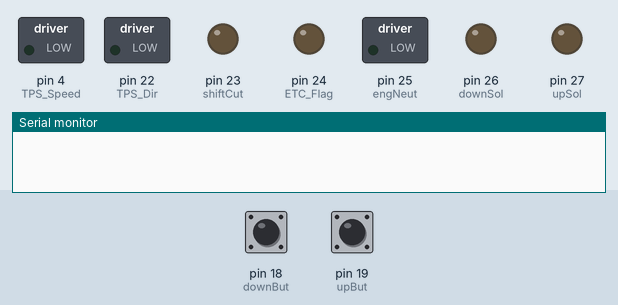
Simulated run of this sketch. Board: Arduino Mega 2560, built with avr-gcc and run on an emulated ATmega2560. On the bench: switched loads named in the sketch (green lamp = pin HIGH), output pins drawn as LEDs (lit = HIGH), the last lines printed to the serial monitor. Dashed ring = blinking. Inputs (shaded band) come from the test bench; at power-on: pin 18 (downBut) HIGH, pin 19 (upBut) HIGH.

Above: at 1.2 s.
1.3 s: pin 18 (downBut) pulled LOW for 1 s
At 1.45 s:
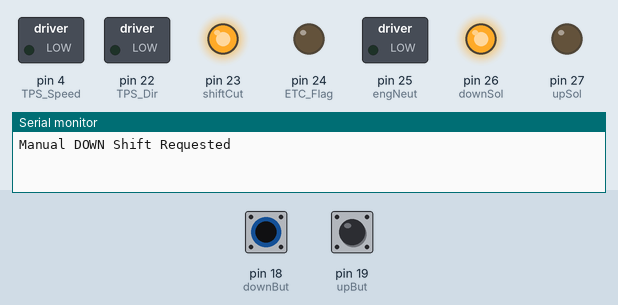
4.3 s: pin 19 (upBut) pulled LOW for 1 s
At 4.45 s:
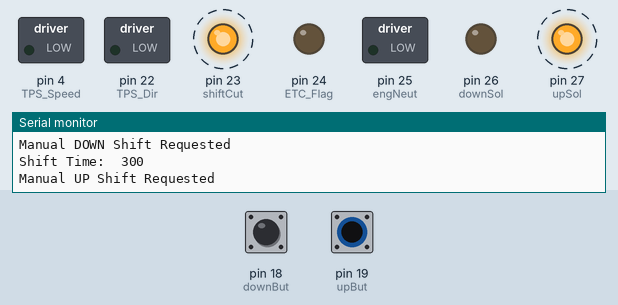
6.8 s: pin 19 (upBut) pulled LOW for 3.2 s
At 11.0 s:
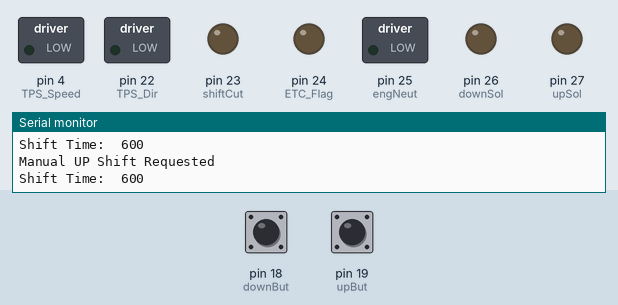
11.5 s: pin 18 (downBut) pulled LOW for 3.2 s
At 11.65 s:
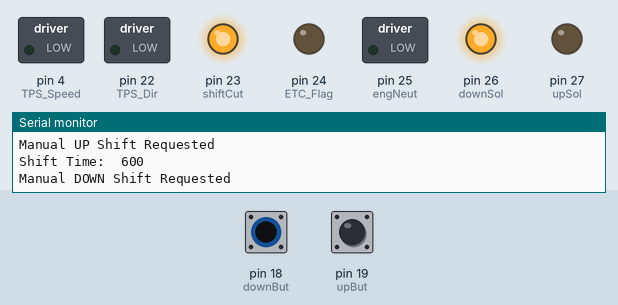
Timing chart, 0 to 16.3 s (numbered marks = the images above; inputs shaded):
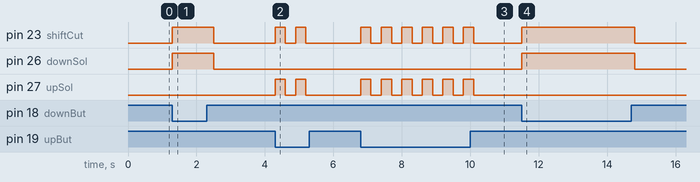

The sketch:

mcu.ino
```cpp
	//Arduino Code for Formula SAE Team MCU (Master Control Unit)
/*
// PIN DEFINITIONS
//Analog
A0. TPS1_Signal
A1. TPS2_Signal
A2. APPS1_Signal
A3. APPS2_Signal
A4. tractionSig_Signal

//PWM
PWM3. Can Intercept
PWM4. TPS_Speed

//Digital
18. DownButtonSignal (TX1)
19. UpButtonSignal	(RX1)
22. TPS_Dir
23. ShiftCut_Ard
24. ETC Error Flag
25. EngNeut_Ard
26. UpSol
27. DownSol
50. CAN_CS
51. MOSI
52. MISO
53. SCK

*/
#include <PID_v1.h>
//----------------------------Pin Definitions--------------------------------
//Analog Pins
const int TPS1Pin 	= 	A0;  //Pin of TPS1
const int TPS2Pin 	= 	A1;  //Pin of TPS2
const int APPS1Pin 	=	A2; //
const int APPS2Pin 	= 	A3;
const int tractionSig = A4;

//PWM
const int canInt 	=	3;
const int TPS_Speed = 	4; //PWM pin to motor driver

//Digital Pins
const int downBut 	= 	18; //Button from Paddle Shifts
const int upBut 	= 	19;
const int TPS_Dir 	= 	22; //TPS_Direction Signal
const int shiftCut 	= 	23;
const int ETC_Flag	=	24;
const int engNeut 	= 	25;
const int upSol		=	27; //Signal to upshift solenoid
const int downSol	= 	26; //Signal to downshift solenoid
const int tachSig; //???
//--------------------------------------------------------------------------

//-------------------------------Delays-------------------------------------
const int downShiftDelay 	= 	300; //from Q17 need to retune
const int upShiftDelay		= 	300;
const int numberRPMSamples = 5;
long engineRpm = 0;
//--------------------------------------------------------------------------

//----------------------------Thresholds------------------------------------
const int APPS1UpperThresh 	= 	0;
const int APPS2UpperThresh 	=	0;
const int TPS1UpperThresh 	= 	0;
const int TPS2UpperThresh 	= 	0;

const int APPS1LowerThresh 	= 	0;
const int APPS2LowerThresh 	= 	0;
const int TPS1LowerThresh 	= 	0;
const int TPS2LowerThresh 	= 	0;

//ETC Stuff
//PID tunings
const double Kp = 1;
const double Ki = 0.00001;
const double Kd = 0.00;

//ETB Constants
const int TPS1Close = 931;
const int TPS1Open = 50;
const int TPS2Close = 90;
const int TPS2Open = 971;

//APPS Constants
const int APPS1Close = 0;
const int APPS1Open = 1024;
const int APPS2Close = 0;
const int APPS2Open = 1024;

double Input;
double OutputTorque;
double DesiredPosition;
int TPS1;
int TPS2;
int TPSdiff;
int APPS1;
int APPS2;
int APPSdiff;

PID myPID(&Input, &OutputTorque, &DesiredPosition, Kp, Ki, Kd, DIRECT); //PID system for ETC
//--------------------------------------------------------------------------

//Function Protocols
void updateETB();
void CANInterupt();
void checkSignals();
void manualMode();
void manualDownShift();
void manualUpShift();
int getRPM();
void blipDown();
void neutralFind();
//--------------------------------------------------------------------------

void setup(){
	Init();
	Input = 0;
	DesiredPosition = 0;
	myPID.SetMode(AUTOMATIC);
	myPID.SetSampleTime(10);
	Serial.begin(9600);
}

void Init(){
	//Function that will initailize all pin modes and starting values

	//Analog
	pinMode(TPS1Pin, INPUT);
	pinMode(TPS2Pin, INPUT);
	pinMode(APPS1Pin, INPUT);
	pinMode(APPS2Pin, INPUT);
	pinMode(tractionSig, INPUT);

	//PWM Pins
//	attachInterrupt(canInt, CANInterupt, HIGH); // need to write function for can intercept
	//attachInterrupt(upBut, manualUpShift, LOW);
	//attachInterrupt(downBut, manualDownShift, LOW);

	//Digital
	pinMode(downBut, INPUT);
	pinMode(upBut, INPUT);
	pinMode(TPS_Dir, OUTPUT);
	pinMode(shiftCut, OUTPUT);
	pinMode(ETC_Flag, OUTPUT);
	pinMode(engNeut, OUTPUT);
	pinMode(upSol, OUTPUT);
	pinMode(downSol, OUTPUT);
	pinMode(TPS_Dir, OUTPUT);
	pinMode(TPS_Speed, OUTPUT);
	digitalWrite(upSol, LOW);
	digitalWrite(downSol, LOW);

}

void loop(){
//  digitalWrite(upSol, HIGH);
//  digitalWrite(downSol, HIGH);
//
//  Serial.print(digitalRead(upBut));
//  Serial.print("\t");
//  Serial.print(digitalRead(downBut));
//  Serial.println();
//	//checkSignals();
//	//updateETB();
	manualShifting();
}

//ETC Function
void updateETB(){
	//ETC Stuff -> Look into making this a function
	TPS1 = constrain(analogRead(TPS1Pin), TPS1Open, TPS1Close); // Range: 931 - 50
	TPS2 = constrain(analogRead(TPS2Pin), TPS2Close, TPS2Open); // Range: 90 - 971
	TPSdiff = (TPS1Close - TPS1Open) - ((TPS1 - TPS1Open) + (TPS2 - TPS2Close));

	if(TPSdiff > ((TPS1Close - TPS1Open)*0.1)){ // TPS1 and TPS2 differ by more than 10%
		analogWrite(TPS_Speed, 0);
		Serial.println("ERROR 1");
	}

	Input = map(TPS1, TPS1Close, TPS1Open, 0, 1024);

	APPS1 = constrain(analogRead(APPS1Pin), APPS1Close, APPS1Open); // Range: 0 - 1024
	//APPS2 = analogRead(APPS2Pin); // Range: 0 - 1024
	//APPSdiff = APPS1 - APPS2;

	if(Input < APPS1){
		myPID.SetControllerDirection(DIRECT);
		digitalWrite(TPS_Dir,LOW);
	}
	else	{
		myPID.SetControllerDirection(REVERSE);
		digitalWrite(TPS_Dir,HIGH);
	}


	DesiredPosition = APPS1;
	myPID.Compute();
	//Update Write Function AFTER Compute
	analogWrite(TPS_Speed, OutputTorque);
}//updateETB()

//Shifting Stuff
void manualShifting () {
  //Upshift
  int time;
  if (!digitalRead(upBut)) {
    Serial.println("Manual UP Shift Requested");
    time = millis();
    manualUpshift();
    time = millis() - time;
    Serial.print("Shift Time:  ");
    Serial.println(time);
    }

    //Downshift
    if(!digitalRead(downBut)) {
      Serial.println("Manual DOWN Shift Requested");
      time = millis();

      manualDownshift();
      time = millis() - time;
      Serial.print("Shift Time:  ");
      Serial.println(time);
    }

}

void manualDownshift () {
      digitalWrite(shiftCut, HIGH);
      digitalWrite(downSol, HIGH);
      delay(downShiftDelay);

      digitalWrite(shiftCut, LOW);
      digitalWrite(downSol, LOW);
}

void manualUpshift() {
      digitalWrite(shiftCut, HIGH);
      digitalWrite(upSol, HIGH);
      delay(upShiftDelay);

      digitalWrite(upSol, LOW);
      digitalWrite(shiftCut, LOW);
      delay(300);
}

int getRPM () {

//returns the average frequency recorded
//PE3 outputs a 30% duty cycle

  long lowTimeTotal = 0;
  long highTimeTotal = 0;
  long measureNum = 0;
  long periodTotal = 0;
  long highTimeAvg = 0;

  for(byte j = 0; j <= numberRPMSamples; j++){
     highTimeTotal = highTimeTotal + pulseIn(tachSig ,HIGH, 60);
     measureNum++;
    }

  highTimeAvg = highTimeTotal / numberRPMSamples;
  if (highTimeAvg>0 ){
    engineRpm = 5/highTimeAvg;
  }
  return engineRpm;

}

void blipDown () {
  //wait for tps to reach tpsThres
  //manualDownshift();

}

void neutralFind() {
  manualDownshift();
  manualDownshift();
  manualDownshift();

      //digitalWrite(shiftCutPin, HIGH);
      digitalWrite(upSol, HIGH);
      delay(upShiftDelay/2);
      digitalWrite(upSol, LOW);
      //digitalWrite(shiftCutPin, LOW);
}

byte getGear () {
  byte gear = 0;
  return gear;
}

void CANInterupt(){
//	Not sure what the CANInterupt is doing
}

void checkSignals(){
	//Test each individual signal to make sure that it is plausible
	//Send out ETC Flag
	//Not fully sure what to do here

	if(APPS1 > APPS1UpperThresh || APPS1 < APPS1LowerThresh){
		digitalWrite(ETC_Flag, HIGH);
	}

	if(APPS2 > APPS2UpperThresh || APPS2 < APPS2LowerThresh){
		digitalWrite(ETC_Flag, HIGH);
	}

	if(TPS1 > TPS1UpperThresh || TPS1 < TPS1LowerThresh){
		digitalWrite(ETC_Flag, HIGH);
	}

	if(TPS2 > TPS2UpperThresh || TPS2 < TPS2LowerThresh){
		digitalWrite(ETC_Flag, HIGH);
	}

}

//--------------------------------------------------------------------------
```

Measured:
- after the input at 1.3 s, pin 23 (shiftCut), pin 26 (downSol): LOW → HIGH at once, → LOW 1.2 s later
- after the input at 4.3 s, pin 23 (shiftCut), pin 27 (upSol): alternates HIGH for 0.30 s and LOW for 0.30 s, 4 changes in all, then stays LOW, starting at once
- after the input at 6.8 s, pin 23 (shiftCut), pin 27 (upSol): alternates HIGH for 0.30 s and LOW for 0.30 s, 12 changes in all, then stays LOW, starting at once
- after the input at 11.5 s, pin 23 (shiftCut), pin 26 (downSol): LOW → HIGH at once, → LOW 3.3 s later
